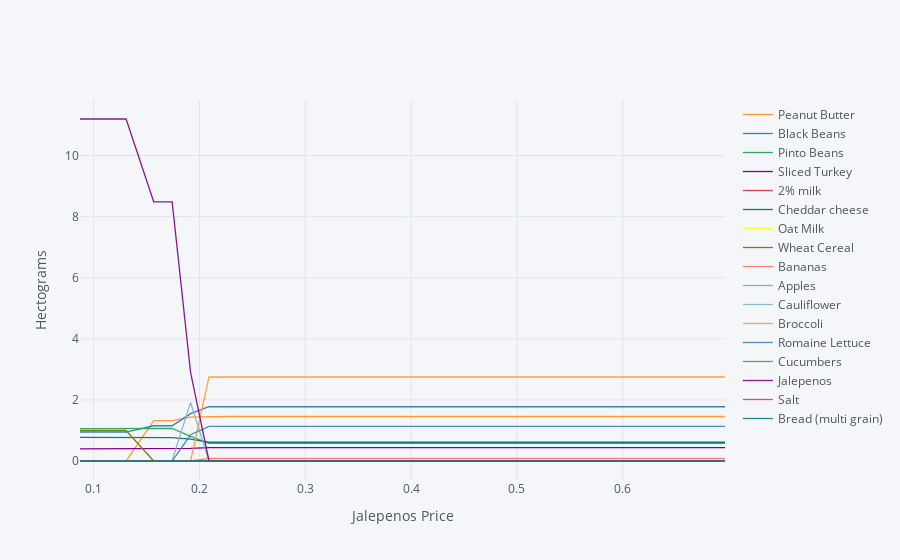

The notebook cell this image was saved under:
### Code cell
cf.go_offline()

ReferenceGood = 'Jalepenos'

scale = [0.5,0.75,0.9,1.,1.1,1.2,1.3,1.4,1.5,2,4]

cost0 = solve_subsistence_problem(FoodNutrients,prices_bb,diet_min[group],diet_max[group],tol=tol).fun

my_p = prices_bb.copy()

diet = {}
for s in scale:

    my_p[ReferenceGood] = prices_bb[ReferenceGood]*s
    result = solve_subsistence_problem(FoodNutrients,my_p,diet_min[group],diet_max[group],tol=tol)
    diet[my_p[ReferenceGood]] = result.diet

Diet_response = pd.DataFrame(diet).T
Diet_response.index.name = '%s Price' % ReferenceGood

Diet_response.reset_index(inplace=True)

# Get rid of units for index (cufflinks chokes)
Diet_response['%s Price' % ReferenceGood] = Diet_response['%s Price' % ReferenceGood].apply(lambda x: x.magnitude)

Diet_response = Diet_response.set_index('%s Price' % ReferenceGood)

# Just look at goods consumed in quantities greater than error tolerance
Diet_response.loc[:,(Diet_response>tol).sum()>0].iplot(xTitle='%s Price' % ReferenceGood,yTitle='Hectograms')

### Figure 1 — Plotly figure (JSON) as saved in the notebook; plotly's stock layout.template omitted (floating-point values rounded to 4 significant figures)
{"data": [{"line": {"color": "rgba(255, 153, 51, 1.0)", "dash": "solid", "shape": "linear", "width": 1.3}, "mode": "lines", "name": "Peanut Butter", "text": "", "type": "scatter", "x": [0.08708, 0.1306, 0.1567, 0.1742, 0.1916, 0.209, 0.2264, 0.2438, 0.2612, 0.3483, 0.6967], "y": [4.424e-09, 1.365e-07, 1.324, 1.324, 1.435, 1.457, 1.457, 1.457, 1.457, 1.457, 1.457]}, {"line": {"color": "rgba(55, 128, 191, 1.0)", "dash": "solid", "shape": "linear", "width": 1.3}, "mode": "lines", "name": "Black Beans", "text": "", "type": "scatter", "x": [0.08708, 0.1306, 0.1567, 0.1742, 0.1916, 0.209, 0.2264, 0.2438, 0.2612, 0.3483, 0.6967], "y": [0.9487, 0.9487, 1.154, 1.154, 1.552, 1.777, 1.777, 1.777, 1.777, 1.777, 1.777]}, {"line": {"color": "rgba(50, 171, 96, 1.0)", "dash": "solid", "shape": "linear", "width": 1.3}, "mode": "lines", "name": "Pinto Beans", "text": "", "type": "scatter", "x": [0.08708, 0.1306, 0.1567, 0.1742, 0.1916, 0.209, 0.2264, 0.2438, 0.2612, 0.3483, 0.6967], "y": [1.057, 1.057, 1.07, 1.07, 0.8059, 0.5761, 0.5761, 0.5761, 0.5761, 0.5761, 0.5761]}, {"line": {"color": "rgba(128, 0, 128, 1.0)", "dash": "solid", "shape": "linear", "width": 1.3}, "mode": "lines", "name": "Sliced Turkey", "text": "", "type": "scatter", "x": [0.08708, 0.1306, 0.1567, 0.1742, 0.1916, 0.209, 0.2264, 0.2438, 0.2612, 0.3483, 0.6967], "y": [0.3953, 0.3953, 0.3973, 0.3973, 0.411, 0.4371, 0.4371, 0.4371, 0.4371, 0.4371, 0.4371]}, {"line": {"color": "rgba(219, 64, 82, 1.0)", "dash": "solid", "shape": "linear", "width": 1.3}, "mode": "lines", "name": "2% milk", "text": "", "type": "scatter", "x": [0.08708, 0.1306, 0.1567, 0.1742, 0.1916, 0.209, 0.2264, 0.2438, 0.2612, 0.3483, 0.6967], "y": [3.588e-09, 1.233e-07, 1.121e-06, 3.367e-08, 1.262e-10, 1.403e-11, 1.64e-07, 1.422e-10, 8.445e-12, 1.543e-07, 5.777e-08]}, {"line": {"color": "rgba(0, 128, 128, 1.0)", "dash": "solid", "shape": "linear", "width": 1.3}, "mode": "lines", "name": "Cheddar cheese", "text": "", "type": "scatter", "x": [0.08708, 0.1306, 0.1567, 0.1742, 0.1916, 0.209, 0.2264, 0.2438, 0.2612, 0.3483, 0.6967], "y": [0.7725, 0.7725, 0.7651, 0.7651, 0.7133, 0.6146, 0.6146, 0.6146, 0.6146, 0.6146, 0.6146]}, {"line": {"color": "rgba(255, 255, 51, 1.0)", "dash": "solid", "shape": "linear", "width": 1.3}, "mode": "lines", "name": "Oat Milk", "text": "", "type": "scatter", "x": [0.08708, 0.1306, 0.1567, 0.1742, 0.1916, 0.209, 0.2264, 0.2438, 0.2612, 0.3483, 0.6967], "y": [5.769e-09, 1.854e-07, 1.702e-06, 4.52e-08, 1.757e-10, 5.047e-11, 6.712e-07, 4.095e-10, 3.494e-11, 6.263e-07, 9.442e-07]}, {"line": {"color": "rgba(128, 128, 0, 1.0)", "dash": "solid", "shape": "linear", "width": 1.3}, "mode": "lines", "name": "Wheat Cereal", "text": "", "type": "scatter", "x": [0.08708, 0.1306, 0.1567, 0.1742, 0.1916, 0.209, 0.2264, 0.2438, 0.2612, 0.3483, 0.6967], "y": [0.9983, 0.9983, 2.192e-06, 7.206e-08, 2.798e-10, 2.756e-11, 3.181e-07, 2.712e-10, 1.667e-11, 3.044e-07, 1.687e-07]}, {"line": {"color": "rgba(251, 128, 114, 1.0)", "dash": "solid", "shape": "linear", "width": 1.3}, "mode": "lines", "name": "Bananas", "text": "", "type": "scatter", "x": [0.08708, 0.1306, 0.1567, 0.1742, 0.1916, 0.209, 0.2264, 0.2438, 0.2612, 0.3483, 0.6967], "y": [7.023e-09, 3.674e-07, 5.413e-06, 2.298e-07, 1.51e-09, 0.08248, 0.08247, 0.08248, 0.08248, 0.08248, 0.08248]}, {"line": {"color": "rgba(128, 177, 211, 1.0)", "dash": "solid", "shape": "linear", "width": 1.3}, "mode": "lines", "name": "Apples", "text": "", "type": "scatter", "x": [0.08708, 0.1306, 0.1567, 0.1742, 0.1916, 0.209, 0.2264, 0.2438, 0.2612, 0.3483, 0.6967], "y": [3.472e-09, 1.346e-07, 1.291e-06, 4.583e-08, 2.088e-10, 3.104e-11, 3.841e-07, 2.933e-10, 1.931e-11, 3.471e-07, 1.136e-07]}, {"line": {"color": "rgba(128, 177, 211, 0.8999999999999999)", "dash": "solid", "shape": "linear", "width": 1.3}, "mode": "lines", "name": "Cauliflower", "text": "", "type": "scatter", "x": [0.08708, 0.1306, 0.1567, 0.1742, 0.1916, 0.209, 0.2264, 0.2438, 0.2612, 0.3483, 0.6967], "y": [2.942e-09, 2.212e-07, 0.02151, 0.02155, 1.92, 1.272e-11, 2.043e-07, 7.078e-09, 9.515e-12, 2.16e-07, 8.587e-06]}, {"line": {"color": "rgba(255, 153, 51, 0.8999999999999999)", "dash": "solid", "shape": "linear", "width": 1.3}, "mode": "lines", "name": "Broccoli", "text": "", "type": "scatter", "x": [0.08708, 0.1306, 0.1567, 0.1742, 0.1916, 0.209, 0.2264, 0.2438, 0.2612, 0.3483, 0.6967], "y": [2.39e-09, 1.575e-07, 4.859e-06, 2.195e-07, 3.408e-09, 2.75, 2.75, 2.75, 2.75, 2.75, 2.75]}, {"line": {"color": "rgba(55, 128, 191, 0.8999999999999999)", "dash": "solid", "shape": "linear", "width": 1.3}, "mode": "lines", "name": "Romaine Lettuce", "text": "", "type": "scatter", "x": [0.08708, 0.1306, 0.1567, 0.1742, 0.1916, 0.209, 0.2264, 0.2438, 0.2612, 0.3483, 0.6967], "y": [1.392e-09, 5.332e-08, 5.191e-07, 3.759e-08, 0.8588, 1.136, 1.136, 1.136, 1.136, 1.136, 1.136]}, {"line": {"color": "rgba(50, 171, 96, 0.8999999999999999)", "dash": "solid", "shape": "linear", "width": 1.3}, "mode": "lines", "name": "Cucumbers", "text": "", "type": "scatter", "x": [0.08708, 0.1306, 0.1567, 0.1742, 0.1916, 0.209, 0.2264, 0.2438, 0.2612, 0.3483, 0.6967], "y": [9.234e-09, 3.156e-07, 2.809e-06, 9.829e-08, 8.51e-11, 6.371e-12, 7.933e-08, 7.822e-11, 4.727e-12, 8.985e-08, 2.476e-07]}, {"line": {"color": "rgba(128, 0, 128, 0.8999999999999999)", "dash": "solid", "shape": "linear", "width": 1.3}, "mode": "lines", "name": "Jalepenos", "text": "", "type": "scatter", "x": [0.08708, 0.1306, 0.1567, 0.1742, 0.1916, 0.209, 0.2264, 0.2438, 0.2612, 0.3483, 0.6967], "y": [11.2, 11.2, 8.486, 8.486, 2.905, 1.093e-10, 9.279e-07, 4.325e-10, 2.051e-11, 1.385e-07, 1.642e-08]}, {"line": {"color": "rgba(219, 64, 82, 0.8999999999999999)", "dash": "solid", "shape": "linear", "width": 1.3}, "mode": "lines", "name": "Salt", "text": "", "type": "scatter", "x": [0.08708, 0.1306, 0.1567, 0.1742, 0.1916, 0.209, 0.2264, 0.2438, 0.2612, 0.3483, 0.6967], "y": [1.777e-07, 8.915e-06, 1.071e-06, 4.632e-08, 1.185e-11, 6.548e-10, 7.989e-06, 1.21e-11, 4.17e-10, 7.39e-06, 4.729e-09]}, {"line": {"color": "rgba(0, 128, 128, 0.8999999999999999)", "dash": "solid", "shape": "linear", "width": 1.3}, "mode": "lines", "name": "Bread (multi grain)", "text": "", "type": "scatter", "x": [0.08708, 0.1306, 0.1567, 0.1742, 0.1916, 0.209, 0.2264, 0.2438, 0.2612, 0.3483, 0.6967], "y": [1.883e-09, 9.877e-08, 1.046e-06, 3.361e-08, 1.077e-10, 1.195e-11, 1.066e-07, 1.221e-10, 6.53e-12, 1.236e-07, 8.6e-08]}], "layout": {"legend": {"bgcolor": "#F5F6F9", "font": {"color": "#4D5663"}}, "paper_bgcolor": "#F5F6F9", "plot_bgcolor": "#F5F6F9", "title": {"font": {"color": "#4D5663"}}, "xaxis": {"gridcolor": "#E1E5ED", "showgrid": true, "tickfont": {"color": "#4D5663"}, "title": {"font": {"color": "#4D5663"}, "text": "Jalepenos Price"}, "zerolinecolor": "#E1E5ED"}, "yaxis": {"gridcolor": "#E1E5ED", "showgrid": true, "tickfont": {"color": "#4D5663"}, "title": {"font": {"color": "#4D5663"}, "text": "Hectograms"}, "zerolinecolor": "#E1E5ED"}}}
